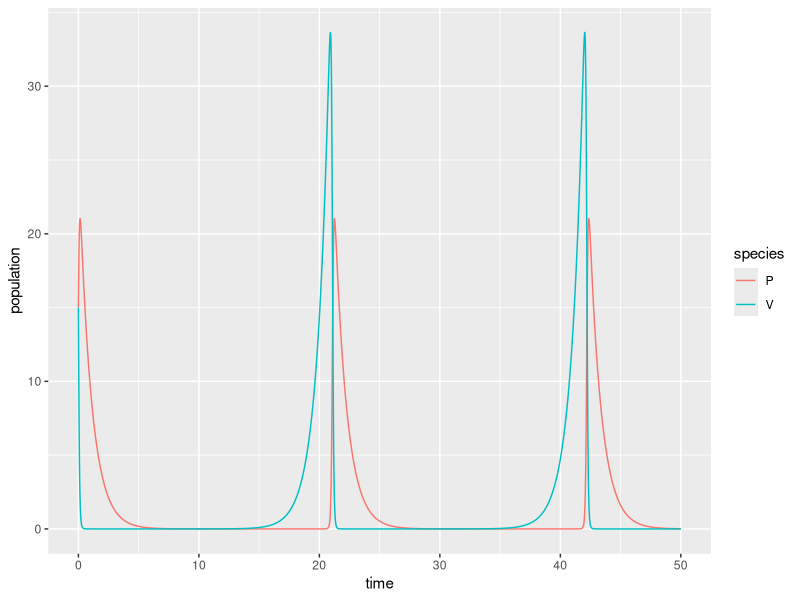

Write the R code that produced this figure.
## ---- chunk 1
#| message: false
#| warning: false
# load libraries ----
library(tidyverse)
library(deSolve)
library(kableExtra)
## ---- chunk 2
# Create a sequence of times (days) ----
time <- seq(from = 0, to = 50, by = 0.01)

# Set some parameter values (these can change - keep it in mind) ----
parameters <- c(r = 1, alpha = 0.8, beta = 0.5, q = 1)

# Set the initial condition (prey and predator populations at t = 0) ----
# Recall: V = prey, P = predator
init_cond <- c(V = 15, P = 15)

# Prepare the series of differential equations as a function ----
lv_equations <- function(time, init_cond, parameters) {
  with(as.list(c(init_cond, parameters)), {
    dVdt = r * V - alpha * V * P
    dPdt = beta * V * P - q * P
    return(list(c(dVdt, dPdt)))
  })
}

# Find the approximate the solution using `deSolve::ode()` ----
approx_lv <- ode(y = init_cond, 
                 times = time, 
                 func = lv_equations, 
                 parms = parameters)

# Check the class ----
class(approx_lv)

# We really want this to be a data frame, AND we want both prey (V) and predator (P) to be in the same column -- we'll learn why in EDS 221 (tidy data) ----
approx_lk_df <- data.frame(approx_lv) |> 
  pivot_longer(cols = c(V, P), names_to = "species", values_to = "population")

# Plot it ----
ggplot(data = approx_lk_df, aes(x = time, y = population)) +
  geom_line(aes(color = species), linewidth = 0.5)
